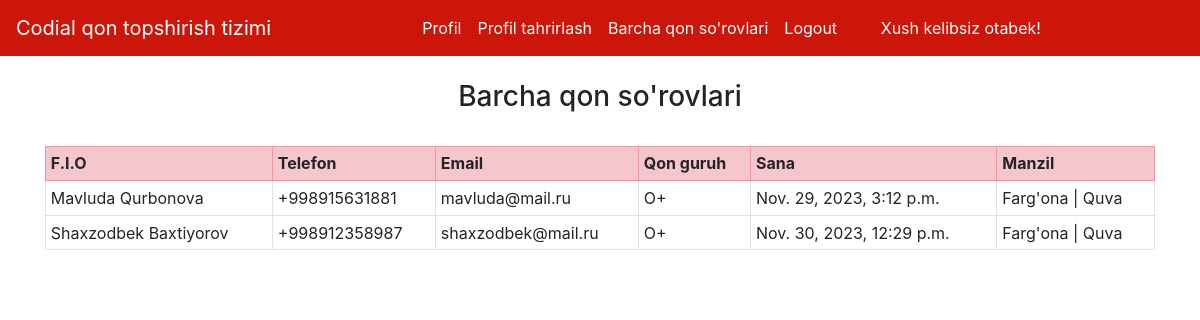
The app's page /oluvchilar/ (signed in) with its own data.
### mainApp/models.py (models this page shows, shortened)
class QonOluvchi(models.Model):
    FIO = models.CharField(max_length=100)
    email = models.EmailField()
    tel = models.CharField(max_length=20)
    vil = models.CharField(max_length=200, blank=True)
    tuman = models.CharField(max_length=300, blank=True)
    manzil = models.CharField(max_length=500, blank=True)
    qon_guruh = models.ForeignKey(QonGuruh, on_delete=models.CASCADE)
    sana = models.DateTimeField(auto_now=True)

class QonGuruh(models.Model):
    nom = models.CharField(max_length=5)
    def __str__(self):
        return self.nom

### mainApp/views.py (the view)
# urls.py: path('oluvchilar/', BarchaQonOluvchilarView.as_view()),
class BarchaQonOluvchilarView(View):
    def get(self, request):
        oluvchilar = QonOluvchi.objects.all()
        return render(request, "barcha_qon_oluvchilar.html", {"oluvchilar": oluvchilar})

### templates/barcha_qon_oluvchilar.html (shortened to what this page needs)
{% extends 'base.html' %}
{% block body %}
<div class="container">
{% if oluvchilar %}
<h3 class="text-center">Barcha qon so'rovlari</h3>
<br>
<table class="table table-sm table-bordered">
  <tr class="table-danger">
    <th>F.I.O</th>
    <th>Telefon</th>
    <th>Email</th>
    <th>Qon guruh</th>
    <th>Sana</th>
    <th>Manzil</th>
  </tr>
  {% for i in oluvchilar %}
    <tr>
      <td>{{i.FIO}}</td>
      <td>{{i.tel}}</td>
      <td>{{i.email}}</td>
      <td>{{i.qon_guruh}}</td>
      <td>{{i.sana}}</td>
      <td>{{i.vil}} | {{i.tuman}}</td>
    </tr>
  {% endfor %}
</table>
{% else %}
<h2>Qon so'rovchilar mavjud emas!</h2>
{% endif %}
</div>
{% endblock %}

### templates/base.html (shortened to what this page needs)
<!doctype html>
<html lang="en">
<head>
    <link rel="stylesheet" href="https://stackpath.bootstrapcdn.com/bootstrap/4.5.0/css/bootstrap.min.css"
>
</head>
<body>
    <nav class="navbar navbar-expand-lg navbar-dark sticky-top">
        <a class="navbar-brand" href="/">Codial qon topshirish tizimi</a>
        <div class="collapse navbar-collapse" id="navbarNavAltMarkup">
            <div class="container w-75">
            <div class="navbar-nav">
                {% if request.user.is_authenticated %}
                <a class="nav-item nav-link active" href="/profil/">Profil</a>
                <a class="nav-item nav-link active" href="/profil_tahrirlash/">Profil tahrirlash</a>
                <a class="nav-item nav-link active" href="/oluvchilar/">Barcha qon so'rovlari</a>
                <a class="nav-item nav-link active" href="/logout/">Logout</a>
                {% endif %}
            </div>
            {% if request.user.is_authenticated %}
            <a href="#" class="nav-item nav-link active" style="color: white;">Xush kelibsiz {{request.user}}!</a>
            {% endif %}
        </div>
        </div>
    </nav><br>
        {% block body %}
        {% endblock %}
</body>
</html>

### templates/base.html (style rules this page uses)
.navbar { background-color: #cc1609; }

### records on screen
QonOluvchi: FIO "Mavluda Qurbonova", tel "+998915631881", email "mavluda@mail.ru", qon_guruh "O+", sana "Nov. 29, 2023, 3:12 p.m.", vil "Farg'ona", tuman "Quva"
QonOluvchi: FIO "Shaxzodbek Baxtiyorov", tel "+998912358987", email "shaxzodbek@mail.ru", qon_guruh "O+", sana "Nov. 30, 2023, 12:29 p.m.", vil "Farg'ona", tuman "Quva"

### other values on screen
{{ request.user }} "otabek"
